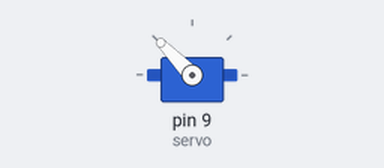
Recording of a sketch running on a simulated Arduino Uno, built with avr-gcc and run on an emulated ATmega328P. Shown: servo.

Above: at 0.15 s.
At 0.75 s:
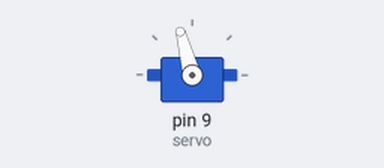
At 1.35 s:
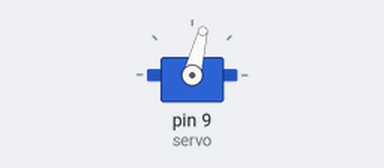
At 2.5 s:
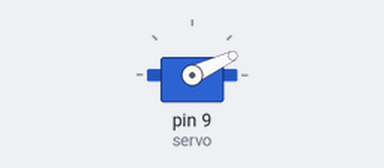
Timing chart, 0 to 4.0 s (numbered marks = the images above):
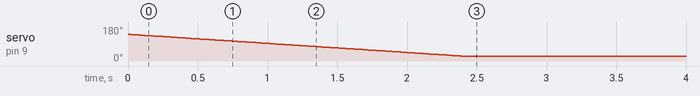

The sketch:

forloop_servospeed.ino
```cpp
#include <VarSpeedServo.h>

VarSpeedServo servo;
const int angleIncrement = 5;
const int incrementDelay = 10;

void setup() {
  // put your setup code here, to run once:
servo.attach(9);
servo.writeMicroseconds(2000);
}

void loop() {

for (int angle = 2000; angle >800; angle -= angleIncrement) {
 servo.writeMicroseconds(angle);
 delay (incrementDelay); // so we'll take 10 * 180 milliseconds = 1.8 seconds for the traverse.
}
servo.detach();
}
```

Measured:
- by itself, servo on pin 9 (servo): moves from 141° to 25° over 2.4 s
